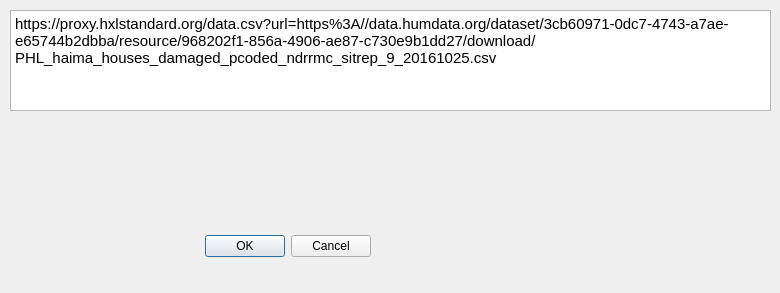
<?xml version="1.0" encoding="UTF-8"?>
<ui version="4.0">
 <class>Dialog</class>
 <widget class="QDialog" name="Dialog">
  <property name="geometry">
   <rect>
    <x>0</x>
    <y>0</y>
    <width>780</width>
    <height>293</height>
   </rect>
  </property>
  <property name="windowTitle">
   <string>Dialog</string>
  </property>
  <widget class="QDialogButtonBox" name="buttonBox">
   <property name="geometry">
    <rect>
     <x>30</x>
     <y>230</y>
     <width>341</width>
     <height>32</height>
    </rect>
   </property>
   <property name="orientation">
    <enum>Qt::Horizontal</enum>
   </property>
   <property name="standardButtons">
    <set>QDialogButtonBox::Cancel|QDialogButtonBox::Ok</set>
   </property>
  </widget>
  <widget class="QTextEdit" name="textEdit">
   <property name="geometry">
    <rect>
     <x>10</x>
     <y>10</y>
     <width>761</width>
     <height>101</height>
    </rect>
   </property>
   <property name="statusTip">
    <string>URL to HXL csv file</string>
   </property>
   <property name="html">
    <string>&lt;!DOCTYPE HTML PUBLIC &quot;-//W3C//DTD HTML 4.0//EN&quot; &quot;http://www.w3.org/TR/REC-html40/strict.dtd&quot;&gt;
&lt;html&gt;&lt;head&gt;&lt;meta name=&quot;qrichtext&quot; content=&quot;1&quot; /&gt;&lt;style type=&quot;text/css&quot;&gt;
p, li { white-space: pre-wrap; }
&lt;/style&gt;&lt;/head&gt;&lt;body style=&quot; font-family:'Ubuntu'; font-size:11pt; font-weight:400; font-style:normal;&quot;&gt;
&lt;p style=&quot; margin-top:0px; margin-bottom:0px; margin-left:0px; margin-right:0px; -qt-block-indent:0; text-indent:0px;&quot;&gt;https://proxy.hxlstandard.org/data.csv?url=https%3A//data.humdata.org/dataset/3cb60971-0dc7-4743-a7ae-e65744b2dbba/resource/968202f1-856a-4906-ae87-c730e9b1dd27/download/PHL_haima_houses_damaged_pcoded_ndrrmc_sitrep_9_20161025.csv&lt;/p&gt;&lt;/body&gt;&lt;/html&gt;</string>
   </property>
  </widget>
 </widget>
 <resources/>
 <connections>
  <connection>
   <sender>buttonBox</sender>
   <signal>accepted()</signal>
   <receiver>Dialog</receiver>
   <slot>accept()</slot>
   <hints>
    <hint type="sourcelabel">
     <x>248</x>
     <y>254</y>
    </hint>
    <hint type="destinationlabel">
     <x>157</x>
     <y>274</y>
    </hint>
   </hints>
  </connection>
  <connection>
   <sender>buttonBox</sender>
   <signal>rejected()</signal>
   <receiver>Dialog</receiver>
   <slot>reject()</slot>
   <hints>
    <hint type="sourcelabel">
     <x>316</x>
     <y>260</y>
    </hint>
    <hint type="destinationlabel">
     <x>286</x>
     <y>274</y>
    </hint>
   </hints>
  </connection>
 </connections>
</ui>
